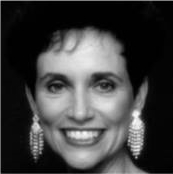
//> input picture CV_mp3/woman.jpg, 173 x 174 px
$ ./CV_mp3   (built with g++ and OpenCV 4)
//> lines starting //> are read from the running program, lines starting //| are printed output that depends on the picture
### CV_mp3/stdafx.h
// stdafx.h : include file for standard system include files,
// or project specific include files that are used frequently, but
// are changed infrequently
//

#pragma once

#include "targetver.h"

#include <stdio.h>
#include <tchar.h>


// TODO: reference additional headers your program requires here

### CV_mp3/CV_mp3.cpp
#include "stdafx.h"
#include "opencv2/core/core.hpp"
#include "opencv2/imgproc/imgproc.hpp"
#include "opencv2/highgui/highgui.hpp"
#include <iostream>
using namespace cv;
using namespace std;


void shiftDFT(Mat &fImage)
{
	Mat tmp, q0, q1, q2, q3;

	// first crop the image, if it has an odd number of rows or columns

	fImage = fImage(Rect(0, 0, fImage.cols & -2, fImage.rows & -2));

	int cx = fImage.cols / 2;
	int cy = fImage.rows / 2;

	// rearrange the quadrants of Fourier image
	// so that the origin is at the image center

	q0 = fImage(Rect(0, 0, cx, cy));
	q1 = fImage(Rect(cx, 0, cx, cy));
	q2 = fImage(Rect(0, cy, cx, cy));
	q3 = fImage(Rect(cx, cy, cx, cy));

	q0.copyTo(tmp);
	q3.copyTo(q0);
	tmp.copyTo(q3);

	q1.copyTo(tmp);
	q2.copyTo(q1);
	tmp.copyTo(q2);
}


int main(int argc, char ** argv)
{
	//const char* filename1 = argc >= 2 ? argv[1] : "john.jpg";		// 蔣中正
	//const char* filename2 = argc >= 2 ? argv[1] : "mow.jpg";		// 毛澤東
	const char* filename1 = argc >= 2 ? argv[1] : "woman.jpg";
	const char* filename2 = argc >= 2 ? argv[1] : "rectangle.jpg";


	Mat I = imread(filename1, CV_LOAD_IMAGE_GRAYSCALE);
//> I is the input picture: 174 rows x 173 cols, CV_8UC1; min 0, max 250, mean 64.2
	if (I.empty())
		return -1;

	Mat I2 = imread(filename2, CV_LOAD_IMAGE_GRAYSCALE);
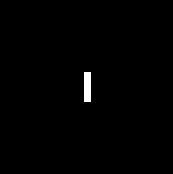
//> input picture CV_mp3/rectangle.jpg, 173 x 174 px
//> I2 is the input picture: 174 rows x 173 cols, CV_8UC1; min 0, max 255, mean 1.8
	if (I.empty())
		return -1;


	/*-------------------*/

	// image 01
	Mat planes[] = { Mat_<float>(I), Mat::zeros(I.size(), CV_32F) };
//> planes[1]: 174 rows x 173 cols, CV_32FC1; every value is 0
	Mat complexI;
	merge(planes, 2, complexI);         // Add to the expanded another plane with zeros

	dft(complexI, complexI);            // FourierTransform
	split(complexI, planes);            // planes[0] = Re(DFT(I), planes[1] = Im(DFT(I))

	Mat planes_mp[] = { Mat_<float>(I), Mat::zeros(I.size(), CV_32F) }; //planes_mp[0] is for magnitude, planes_mp[1] is for phase

	cartToPolar(planes[0], planes[1], planes_mp[0], planes_mp[1]);

	/*-------------------*/

	// image 02
	Mat planes2[] = { Mat_<float>(I2), Mat::zeros(I2.size(), CV_32F) };

	merge(planes2, 2, complexI);         // Add to the expanded another plane with zeros

	dft(complexI, complexI);            // FourierTransform
	split(complexI, planes2);            // planes[0] = Re(DFT(I), planes[1] = Im(DFT(I))

	Mat planes_mp2[] = { Mat_<float>(I2), Mat::zeros(I2.size(), CV_32F) }; //planes_mp[0] is for magnitude, planes_mp[1] is for phase

	cartToPolar(planes2[0], planes2[1], planes_mp2[0], planes_mp2[1]);

	/*-------------------*/

	// Creat blank Phase & magnitude
	Mat planes_blank[] = { Mat_<float>(I), Mat::zeros(I.size(), CV_32F) };

	planes_blank[0].setTo(1); //blank mag for phase
//> planes_blank[0]: 174 rows x 173 cols, CV_32FC1; every value is 1
	planes_blank[1].setTo(0); //blank phase for mag

	/*-------------------*/

	Mat recon[] = { Mat_<float>(I), Mat::zeros(I.size(), CV_32F) };
	Mat recon2[] = { Mat_<float>(I2), Mat::zeros(I2.size(), CV_32F) };
	Mat recon_Phase[] = { Mat_<float>(I2), Mat::zeros(I2.size(), CV_32F) };
	Mat recon_Magnitude[] = { Mat_<float>(I2), Mat::zeros(I2.size(), CV_32F) };

	polarToCart(planes_mp2[0], planes_mp[1], recon[0], recon[1]);
	polarToCart(planes_mp[0], planes_mp2[1], recon2[0], recon2[1]);
	polarToCart(planes_blank[0], planes_mp[1], recon_Phase[0], recon_Phase[1]);
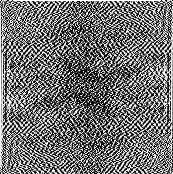
//> recon_Phase[0]: 174 rows x 173 cols, CV_32FC1; min -1, max 1, mean -0.0987; drawn with min black and max white
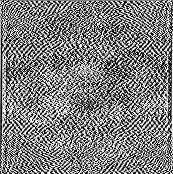
//> recon_Phase[1]: 174 rows x 173 cols, CV_32FC1; min -1, max 1, mean 1.01e-08; drawn with min black and max white
	polarToCart(planes_mp[0], planes_blank[1], recon_Magnitude[0], recon_Magnitude[1]);


	Mat recI;   merge(recon, 2, recI);
	Mat recI2;  merge(recon2, 2, recI2);
	Mat recP;   merge(recon_Phase, 2, recP);
	Mat recM;   merge(recon_Magnitude, 2, recM);

	Mat inverseTransform;
	Mat inverseTransform2;
	Mat inverseTransformP;
	Mat inverseTransformM;

	dft(recI, inverseTransform, DFT_INVERSE | DFT_REAL_OUTPUT);
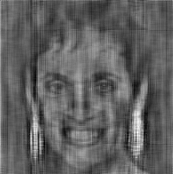
//> inverseTransform: 174 rows x 173 cols, CV_32FC1; min -2199979.5, max 3784337.5, mean 53552; drawn with min black and max white
	dft(recI2, inverseTransform2, DFT_INVERSE | DFT_REAL_OUTPUT);
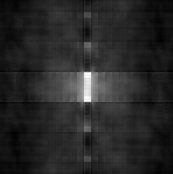
//> inverseTransform2: 174 rows x 173 cols, CV_32FC1; min -1353725.6, max 19580490, mean 1934002; drawn with min black and max white
	dft(recP, inverseTransformP, DFT_INVERSE | DFT_REAL_OUTPUT);
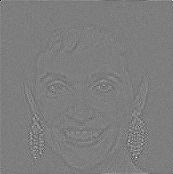
//> inverseTransformP: 174 rows x 173 cols, CV_32FC1; min -2972.3, max 3043.9, mean 1; drawn with min black and max white
	dft(recM, inverseTransformM, DFT_INVERSE | DFT_REAL_OUTPUT);

	normalize(inverseTransform, inverseTransform, 0, 1, CV_MINMAX);
	normalize(inverseTransform2, inverseTransform2, 0, 1, CV_MINMAX);
	normalize(inverseTransformP, inverseTransformP, 0, 1, CV_MINMAX);
	normalize(inverseTransformM, inverseTransformM, 0, 1, CV_MINMAX);
	normalize(planes_mp[1], planes_mp[1], 0, 1, CV_MINMAX);

	shiftDFT(inverseTransformM);
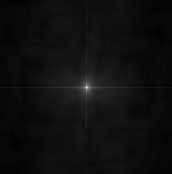
//> inverseTransformM: 174 rows x 172 cols, CV_32FC1; min 0, max 1, mean 0.06

	imshow("Input Image", I);
	imshow("Input Image2", I2);

	// Show the result
	imshow("Result1", inverseTransform);
	imshow("Result2", inverseTransform2);

	//
	imshow("Phase", planes_mp[1]);

	//Phase Recon
	imshow("PhaseR", inverseTransformP);
	//Magnitude Recon
	imshow("MagnitudeR", inverseTransformM);

	waitKey();

	return 0;
}
/*
Mat padded;
//expand input image to optimal size
int m = getOptimalDFTSize(I.rows);
int n = getOptimalDFTSize(I.cols);
// on the border add zero values
copyMakeBorder(I, padded, 0, m - I.rows, 0, n - I.cols, BORDER_CONSTANT, Scalar::all(0));
*/
